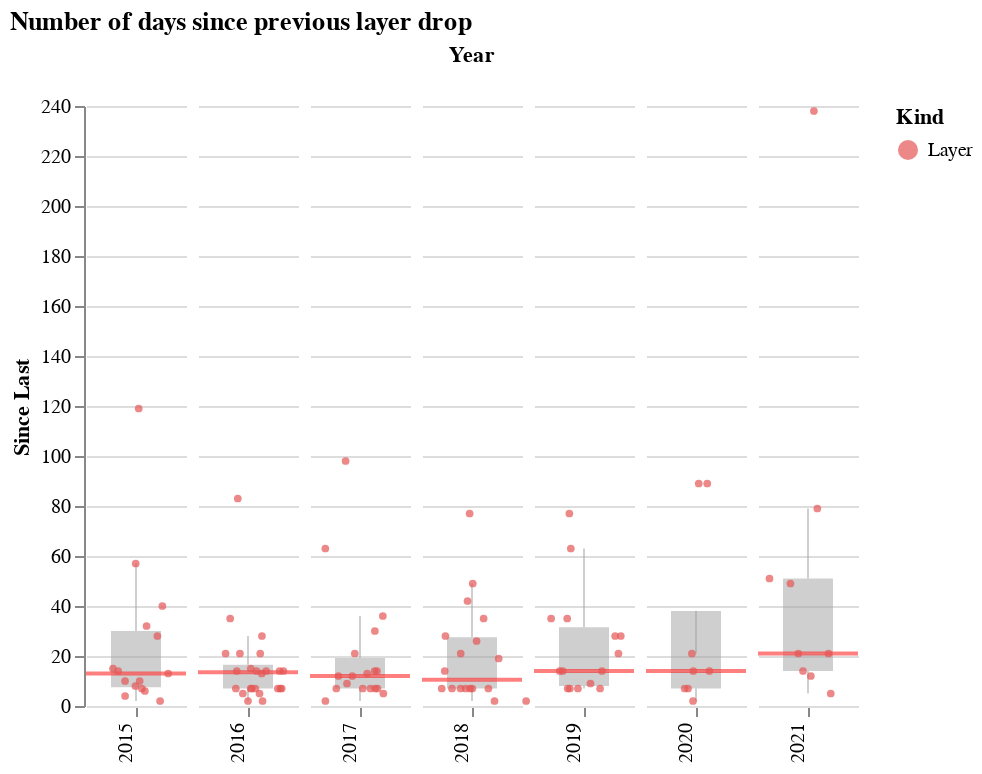

Notebook code cell kept with this figure:
### Code cell
ttdf = since_last_kind_df(tdf, 'Layer')
ttdf = ttdf[ttdf['Year'] > 2014]
plots.facetted_scatter(ttdf, 
                       'Kind', 
                       kind_sort_order, 
                       'Since Last',
                       color_scale=alt.Scale(range=['#e45756'])).properties(title='Number of days since previous layer drop')

### Figure 1 — Vega-Lite specification as saved in the notebook (floating-point values rounded to 4 significant figures)
{"$schema": "https://vega.github.io/schema/vega-lite/v4.8.1.json", "config": {"facet": {"spacing": 0}, "view": {"continuousHeight": 300, "continuousWidth": 400, "stroke": null}}, "data": {"name": "data-9b20f58e06c8775d62473e0b5ab30d3b"}, "datasets": {"data-9b20f58e06c8775d62473e0b5ab30d3b": [{"Category": "Clothes", "Kind": "Layer", "Price": 495, "Price-2021": 495, "Product": "Extrafleece Fleece", "Release": "2021-10-26T00:00:00", "Since Last": 21, "Type": "Sweater", "Year": 2021}, {"Category": "Clothes", "Kind": "Layer", "Price": 495, "Price-2021": 495, "Product": "Experiment 288 - Futurecore Warmshirt", "Release": "2021-10-05T00:00:00", "Since Last": 5, "Type": "Outerwear", "Year": 2021}, {"Category": "Clothes", "Kind": "Layer", "Price": 475, "Price-2021": 475, "Product": "Futurecore Track Jacket", "Release": "2021-09-30T00:00:00", "Since Last": 79, "Type": "Outerwear", "Year": 2021}, {"Category": "Clothes", "Kind": "Layer", "Price": 666, "Price-2021": 668, "Product": "Experiment 271 - Injex Jumpsuit", "Release": "2021-07-13T00:00:00", "Since Last": 21, "Type": "Outerwear", "Year": 2021}, {"Category": "Clothes", "Kind": "Layer", "Price": 175, "Price-2021": 176, "Product": "Grid Linen Hoodie", "Release": "2021-06-22T00:00:00", "Since Last": 14, "Type": "Hoodie", "Year": 2021}, {"Category": "Clothes", "Kind": "Layer", "Price": 125, "Price-2021": 125, "Product": "Beach Thing", "Release": "2021-06-08T00:00:00", "Since Last": 12, "Type": "Poncho", "Year": 2021}, {"Category": "Clothes", "Kind": "Layer", "Price": 365, "Price-2021": 369, "Product": "Experiment 269 - Injex Base", "Release": "2021-05-27T00:00:00", "Since Last": 49, "Type": "Hood", "Year": 2021}, {"Category": "Clothes", "Kind": "Layer", "Price": 495, "Price-2021": 503, "Product": "Workcloth OG Shank Jacket", "Release": "2021-04-08T00:00:00", "Since Last": 51, "Type": "Outerwear", "Year": 2021}, {"Category": "Clothes", "Kind": "Layer", "Price": 595, "Price-2021": 611, "Product": "Duckcloth Shank Jacket", "Release": "2021-02-16T00:00:00", "Since Last": 238, "Type": "Outerwear", "Year": 2021}, {"Category": "Clothes", "Kind": "Layer", "Price": 125, "Price-2021": 130, "Product": "Beach Thing", "Release": "2020-06-23T00:00:00", "Since Last": 14, "Type": "Poncho", "Year": 2020}, {"Category": "Clothes", "Kind": "Layer", "Price": 650, "Price-2021": 677, "Product": "Injected Linen Blazer", "Release": "2020-06-09T00:00:00", "Since Last": 89, "Type": "Blazer", "Year": 2020}, {"Category": "Clothes", "Kind": "Layer", "Price": 795, "Price-2021": 829, "Product": "Experiment 231 - Heavy Fourway Nicer Jacket", "Release": "2020-03-12T00:00:00", "Since Last": 2, "Type": "Outerwear", "Year": 2020}, {"Category": "Clothes", "Kind": "Layer", "Price": 750, "Price-2021": 782, "Product": "Supermarine Clean Jacket", "Release": "2020-03-10T00:00:00", "Since Last": 14, "Type": "Outerwear", "Year": 2020}, {"Category": "Clothes", "Kind": "Layer", "Price": 777, "Price-2021": 810, "Product": "Experiment 226 - Stronglinen Dart Jacket", "Release": "2020-02-25T00:00:00", "Since Last": 7, "Type": "Outerwear", "Year": 2020}, {"Category": "Clothes", "Kind": "Layer", "Price": 1600, "Price-2021": 1669, "Product": "Experiment 220 - Neoshell Fishtail", "Release": "2020-02-18T00:00:00", "Since Last": 7, "Type": "Outerwear", "Year": 2020}, {"Category": "Clothes", "Kind": "Layer", "Price": 225, "Price-2021": 234, "Product": "Experiment 219 - Futuretrainers", "Release": "2020-02-11T00:00:00", "Since Last": 21, "Type": "Sweatpants", "Year": 2020}, {"Category": "Clothes", "Kind": "Layer", "Price": 895, "Price-2021": 935, "Product": "Experiment 217 - Strongform Safari Shank", "Release": "2020-01-21T00:00:00", "Since Last": 89, "Type": "Outerwear", "Year": 2020}, {"Category": "Clothes", "Kind": "Layer", "Price": 650, "Price-2021": 682, "Product": "Experiment 196 - Neoextrafleece", "Release": "2019-10-24T00:00:00", "Since Last": 9, "Type": "Outerwear", "Year": 2019}, {"Category": "Clothes", "Kind": "Layer", "Price": 295, "Price-2021": 309, "Product": "Experiment 190 - Futurecharge 60 Shirt", "Release": "2019-10-15T00:00:00", "Since Last": 14, "Type": "Outerwear", "Year": 2019}, {"Category": "Clothes", "Kind": "Layer", "Price": 365, "Price-2021": 383, "Product": "Extrafleece Funnelneck", "Release": "2019-10-01T00:00:00", "Since Last": 7, "Type": "Sweater", "Year": 2019}, {"Category": "Clothes", "Kind": "Layer", "Price": 995, "Price-2021": 1045, "Product": "Duckcloth Slash Fortress", "Release": "2019-09-24T00:00:00", "Since Last": 7, "Type": "Outerwear", "Year": 2019}, {"Category": "Clothes", "Kind": "Layer", "Price": 375, "Price-2021": 394, "Product": "Warmform Merino Zipfront", "Release": "2019-09-17T00:00:00", "Since Last": 7, "Type": "Sweater", "Year": 2019}, {"Category": "Clothes", "Kind": "Layer", "Price": 395, "Price-2021": 415, "Product": "Hard/Co Merino Hoodie", "Release": "2019-09-10T00:00:00", "Since Last": 63, "Type": "Hoodie", "Year": 2019}, {"Category": "Clothes", "Kind": "Layer", "Price": 495, "Price-2021": 521, "Product": "Experiment 174 - Injected Linen Poncho", "Release": "2019-07-09T00:00:00", "Since Last": 21, "Type": "Poncho", "Year": 2019}, {"Category": "Clothes", "Kind": "Layer", "Price": 125, "Price-2021": 131, "Product": "Beach Thing", "Release": "2019-06-18T00:00:00", "Since Last": 28, "Type": "Poncho", "Year": 2019}, {"Category": "Clothes", "Kind": "Layer", "Price": 595, "Price-2021": 628, "Product": "Experiment 173 - Stronglinen Carry Vest", "Release": "2019-05-21T00:00:00", "Since Last": 14, "Type": "Vest", "Year": 2019}, {"Category": "Clothes", "Kind": "Layer", "Price": 365, "Price-2021": 385, "Product": "Experiment 163 - Ultra Ultra Nice Jacket", "Release": "2019-05-07T00:00:00", "Since Last": 35, "Type": "Outerwear", "Year": 2019}, {"Category": "Clothes", "Kind": "Layer", "Price": 995, "Price-2021": 1052, "Product": "Experiment 160 - Dystrong Articulated Jacket", "Release": "2019-04-02T00:00:00", "Since Last": 35, "Type": "Outerwear", "Year": 2019}, {"Category": "Clothes", "Kind": "Layer", "Price": 395, "Price-2021": 419, "Product": "Hard/Co Merino Hoodie", "Release": "2019-02-26T00:00:00", "Since Last": 28, "Type": "Hoodie", "Year": 2019}, {"Category": "Clothes", "Kind": "Layer", "Price": 495, "Price-2021": 526, "Product": "Supermarine Clean Jacket", "Release": "2019-01-29T00:00:00", "Since Last": 14, "Type": "Outerwear", "Year": 2019}, {"Category": "Clothes", "Kind": "Layer", "Price": 198, "Price-2021": 210, "Product": "Experiment 147 - Extrawinter Hood", "Release": "2019-01-15T00:00:00", "Since Last": 7, "Type": "Hood", "Year": 2019}, {"Category": "Clothes", "Kind": "Layer", "Price": 365, "Price-2021": 388, "Product": "Warmform Merino Qzip", "Release": "2019-01-08T00:00:00", "Since Last": 77, "Type": "Sweater", "Year": 2019}, {"Category": "Clothes", "Kind": "Layer", "Price": 950, "Price-2021": 1014, "Product": "Experiment 118 - Prodigy Mutation", "Release": "2018-10-23T00:00:00", "Since Last": 7, "Type": "Outerwear", "Year": 2018}, {"Category": "Clothes", "Kind": "Layer", "Price": 750, "Price-2021": 800, "Product": "Shelter from the Storm", "Release": "2018-10-16T00:00:00", "Since Last": 7, "Type": "Outerwear", "Year": 2018}, {"Category": "Clothes", "Kind": "Layer", "Price": 675, "Price-2021": 720, "Product": "Strongwool Topcoat", "Release": "2018-10-09T00:00:00", "Since Last": 7, "Type": "Outerwear", "Year": 2018}, {"Category": "Clothes", "Kind": "Layer", "Price": 150, "Price-2021": 160, "Product": "Extrafleece Poncho", "Release": "2018-10-02T00:00:00", "Since Last": 7, "Type": "Poncho", "Year": 2018}, {"Category": "Clothes", "Kind": "Layer", "Price": 295, "Price-2021": 315, "Product": "Hard/Co Merino Crewneck", "Release": "2018-09-25T00:00:00", "Since Last": 14, "Type": "Sweater", "Year": 2018}, {"Category": "Clothes", "Kind": "Layer", "Price": 980, "Price-2021": 1047, "Product": "Experiment 106 - Supermarine Trench", "Release": "2018-09-11T00:00:00", "Since Last": 42, "Type": "Outerwear", "Year": 2018}, {"Category": "Clothes", "Kind": "Layer", "Price": 888, "Price-2021": 951, "Product": "Experiment 101 - Supermarine Sunchannel Poncho", "Release": "2018-07-31T00:00:00", "Since Last": 7, "Type": "Poncho", "Year": 2018}, {"Category": "Clothes", "Kind": "Layer", "Price": 575, "Price-2021": 616, "Product": "Experiment 105 - Workcloth Hooded Shank", "Release": "2018-07-24T00:00:00", "Since Last": 26, "Type": "Outerwear", "Year": 2018}, {"Category": "Clothes", "Kind": "Layer", "Price": 495, "Price-2021": 530, "Product": "Experiment 092 - F.Cloth Sun Parka", "Release": "2018-06-28T00:00:00", "Since Last": 2, "Type": "Outerwear", "Year": 2018}, {"Category": "Clothes", "Kind": "Layer", "Price": 695, "Price-2021": 745, "Product": "Experiment 095 - Open Wool Freejacket", "Release": "2018-06-26T00:00:00", "Since Last": 19, "Type": "Outerwear", "Year": 2018}, {"Category": "Clothes", "Kind": "Layer", "Price": 695, "Price-2021": 745, "Product": "Experiment 093 - Ramiecrush Park Blazer", "Release": "2018-06-07T00:00:00", "Since Last": 2, "Type": "Blazer", "Year": 2018}, {"Category": "Clothes", "Kind": "Layer", "Price": 650, "Price-2021": 697, "Product": "Injected Linen Blazer", "Release": "2018-06-05T00:00:00", "Since Last": 7, "Type": "Blazer", "Year": 2018}, {"Category": "Clothes", "Kind": "Layer", "Price": 999, "Price-2021": 1072, "Product": "Experiment 091 - Dystrong Shank", "Release": "2018-05-29T00:00:00", "Since Last": 21, "Type": "Outerwear", "Year": 2018}, {"Category": "Clothes", "Kind": "Layer", "Price": 365, "Price-2021": 391, "Product": "Experiment 078 - Injected Linen Tunic", "Release": "2018-05-08T00:00:00", "Since Last": 35, "Type": "Tunic", "Year": 2018}, {"Category": "Clothes", "Kind": "Layer", "Price": 125, "Price-2021": 134, "Product": "Beach Thing", "Release": "2018-04-03T00:00:00", "Since Last": 28, "Type": "Poncho", "Year": 2018}, {"Category": "Clothes", "Kind": "Layer", "Price": 295, "Price-2021": 318, "Product": "Ultra Ultra Track Jacket", "Release": "2018-03-06T00:00:00", "Since Last": 7, "Type": "Outerwear", "Year": 2018}, {"Category": "Clothes", "Kind": "Layer", "Price": 295, "Price-2021": 318, "Product": "Hard/Co Merino Crewneck", "Release": "2018-02-27T00:00:00", "Since Last": 49, "Type": "Sweater", "Year": 2018}, {"Category": "Clothes", "Kind": "Layer", "Price": 995, "Price-2021": 1077, "Product": "Experiment 063 - Supermarine Slash Parka", "Release": "2018-01-09T00:00:00", "Since Last": 77, "Type": "Outerwear", "Year": 2018}, {"Category": "Clothes", "Kind": "Layer", "Price": 777, "Price-2021": 845, "Product": "Strongwool Topcoat", "Release": "2017-10-24T00:00:00", "Since Last": 7, "Type": "Outerwear", "Year": 2017}, {"Category": "Clothes", "Kind": "Layer", "Price": 595, "Price-2021": 647, "Product": "Experiment 045 - Doublewool Hooded Vest", "Release": "2017-10-17T00:00:00", "Since Last": 7, "Type": "Vest", "Year": 2017}, {"Category": "Clothes", "Kind": "Layer", "Price": 395, "Price-2021": 429, "Product": "Experiment 042 - Strongwool Fleece Hoodie", "Release": "2017-10-10T00:00:00", "Since Last": 12, "Type": "Hoodie", "Year": 2017}, {"Category": "Clothes", "Kind": "Layer", "Price": 425, "Price-2021": 463, "Product": "Alphacharge Track Jacket", "Release": "2017-09-28T00:00:00", "Since Last": 2, "Type": "Outerwear", "Year": 2017}, {"Category": "Clothes", "Kind": "Layer", "Price": 250, "Price-2021": 272, "Product": "Doublefine Merino Pullover Hoodie", "Release": "2017-09-26T00:00:00", "Since Last": 7, "Type": "Hoodie", "Year": 2017}, {"Category": "Clothes", "Kind": "Layer", "Price": 625, "Price-2021": 681, "Product": "Deck Jacket", "Release": "2017-09-19T00:00:00", "Since Last": 13, "Type": "Outerwear", "Year": 2017}, {"Category": "Clothes", "Kind": "Layer", "Price": 198, "Price-2021": 215, "Product": "Co/Weight Crewneck Sweatshirt", "Release": "2017-09-06T00:00:00", "Since Last": 36, "Type": "Sweater", "Year": 2017}, {"Category": "Clothes", "Kind": "Layer", "Price": 350, "Price-2021": 382, "Product": "Experiment 037 - Linoco Soft Jacket", "Release": "2017-08-01T00:00:00", "Since Last": 7, "Type": "Outerwear", "Year": 2017}, {"Category": "Clothes", "Kind": "Layer", "Price": 425, "Price-2021": 464, "Product": "Experiment 028 - Injected Linen Parka", "Release": "2017-07-25T00:00:00", "Since Last": 5, "Type": "Outerwear", "Year": 2017}, {"Category": "Clothes", "Kind": "Layer", "Price": 495, "Price-2021": 541, "Product": "Experiment 026 - Ultra Ultra Poncho", "Release": "2017-07-20T00:00:00", "Since Last": 30, "Type": "Poncho", "Year": 2017}, {"Category": "Clothes", "Kind": "Layer", "Price": 198, "Price-2021": 216, "Product": "Ultralight Track Pants", "Release": "2017-06-20T00:00:00", "Since Last": 12, "Type": "Sweatpants", "Year": 2017}, {"Category": "Clothes", "Kind": "Layer", "Price": 150, "Price-2021": 164, "Product": "Beach Thing", "Release": "2017-06-08T00:00:00", "Since Last": 9, "Type": "Outerwear", "Year": 2017}, {"Category": "Clothes", "Kind": "Layer", "Price": 425, "Price-2021": 466, "Product": "Injected Linen Hooded", "Release": "2017-05-30T00:00:00", "Since Last": 7, "Type": "Outerwear", "Year": 2017}, {"Category": "Clothes", "Kind": "Layer", "Price": 198, "Price-2021": 217, "Product": "Experiment 022 - Dreamweight Hoodie", "Release": "2017-05-23T00:00:00", "Since Last": 14, "Type": "Hoodie", "Year": 2017}, {"Category": "Clothes", "Kind": "Layer", "Price": 495, "Price-2021": 542, "Product": "Injected Linen Doublebreasted", "Release": "2017-05-09T00:00:00", "Since Last": 63, "Type": "Outerwear", "Year": 2017}, {"Category": "Clothes", "Kind": "Layer", "Price": 295, "Price-2021": 324, "Product": "Ultralight Track Jacket", "Release": "2017-03-07T00:00:00", "Since Last": 14, "Type": "Outerwear", "Year": 2017}, {"Category": "Clothes", "Kind": "Layer", "Price": 420, "Price-2021": 462, "Product": "60/30 Jacket", "Release": "2017-02-21T00:00:00", "Since Last": 21, "Type": "Outerwear", "Year": 2017}, {"Category": "Clothes", "Kind": "Layer", "Price": 198, "Price-2021": 218, "Product": "Co/Weight Crewneck Sweatshirt", "Release": "2017-01-31T00:00:00", "Since Last": 98, "Type": "Sweater", "Year": 2017}, {"Category": "Clothes", "Kind": "Layer", "Price": 225, "Price-2021": 248, "Product": "Doublefine Merino Pullover", "Release": "2016-10-25T00:00:00", "Since Last": 7, "Type": "Sweater", "Year": 2016}, {"Category": "Clothes", "Kind": "Layer", "Price": 333, "Price-2021": 368, "Product": "Alphacharge Vest", "Release": "2016-10-18T00:00:00", "Since Last": 7, "Type": "Vest", "Year": 2016}, {"Category": "Clothes", "Kind": "Layer", "Price": 333, "Price-2021": 368, "Product": "Alphacore Short Sleeve", "Release": "2016-10-11T00:00:00", "Since Last": 5, "Type": "Sweater", "Year": 2016}, {"Category": "Clothes", "Kind": "Layer", "Price": 225, "Price-2021": 248, "Product": "Doublefine Merino Pullover", "Release": "2016-10-06T00:00:00", "Since Last": 2, "Type": "Sweater", "Year": 2016}, {"Category": "Clothes", "Kind": "Layer", "Price": 325, "Price-2021": 359, "Product": "Strongwool Funnelneck Fleece", "Release": "2016-10-04T00:00:00", "Since Last": 5, "Type": "Sweater", "Year": 2016}, {"Category": "Clothes", "Kind": "Layer", "Price": 240, "Price-2021": 265, "Product": "Doublefine Merino Cardigan", "Release": "2016-09-29T00:00:00", "Since Last": 2, "Type": "Sweater", "Year": 2016}, {"Category": "Clothes", "Kind": "Layer", "Price": 1250, "Price-2021": 1385, "Product": "Experiment 014 - High Tenacity Neoshell Trench", "Release": "2016-09-27T00:00:00", "Since Last": 21, "Type": "Outerwear", "Year": 2016}, {"Category": "Clothes", "Kind": "Layer", "Price": 225, "Price-2021": 249, "Product": "Co/Weight Merino Pullover Hoodie", "Release": "2016-09-06T00:00:00", "Since Last": 7, "Type": "Hoodie", "Year": 2016}, {"Category": "Clothes", "Kind": "Layer", "Price": 750, "Price-2021": 832, "Product": "Liberated Wool Dufflecoat", "Release": "2016-08-30T00:00:00", "Since Last": 7, "Type": "Outerwear", "Year": 2016}, {"Category": "Clothes", "Kind": "Layer", "Price": 275, "Price-2021": 305, "Product": "Experiment 013 - Soft Jacket", "Release": "2016-08-23T00:00:00", "Since Last": 7, "Type": "Outerwear", "Year": 2016}, {"Category": "Clothes", "Kind": "Layer", "Price": 595, "Price-2021": 660, "Product": "Supermarine Soft Core Bomber", "Release": "2016-08-16T00:00:00", "Since Last": 35, "Type": "Outerwear", "Year": 2016}, {"Category": "Clothes", "Kind": "Layer", "Price": 495, "Price-2021": 550, "Product": "Experiment 007 - Garment Dyed Shank", "Release": "2016-07-12T00:00:00", "Since Last": 14, "Type": "Outerwear", "Year": 2016}, {"Category": "Clothes", "Kind": "Layer", "Price": 495, "Price-2021": 551, "Product": "Experiment 005  - Safari Shank", "Release": "2016-06-28T00:00:00", "Since Last": 28, "Type": "Outerwear", "Year": 2016}, {"Category": "Clothes", "Kind": "Layer", "Price": 395, "Price-2021": 440, "Product": "Freeshell", "Release": "2016-05-31T00:00:00", "Since Last": 7, "Type": "Outerwear", "Year": 2016}, {"Category": "Clothes", "Kind": "Layer", "Price": 298, "Price-2021": 332, "Product": "Openweight Merino Thing", "Release": "2016-05-24T00:00:00", "Since Last": 14, "Type": "Outerwear", "Year": 2016}, {"Category": "Clothes", "Kind": "Layer", "Price": 365, "Price-2021": 406, "Product": "Mesh Freeshell", "Release": "2016-05-10T00:00:00", "Since Last": 14, "Type": "Outerwear", "Year": 2016}, {"Category": "Clothes", "Kind": "Layer", "Price": 575, "Price-2021": 641, "Product": "60/30 Big Blazer", "Release": "2016-04-26T00:00:00", "Since Last": 14, "Type": "Blazer", "Year": 2016}, {"Category": "Clothes", "Kind": "Layer", "Price": 495, "Price-2021": 552, "Product": "Experiment 001 - Track Jacket", "Release": "2016-04-12T00:00:00", "Since Last": 21, "Type": "Outerwear", "Year": 2016}, {"Category": "Clothes", "Kind": "Layer", "Price": 395, "Price-2021": 442, "Product": "Shank Jacket", "Release": "2016-03-22T00:00:00", "Since Last": 21, "Type": "Outerwear", "Year": 2016}, {"Category": "Clothes", "Kind": "Layer", "Price": 550, "Price-2021": 615, "Product": "SMB-1", "Release": "2016-03-01T00:00:00", "Since Last": 14, "Type": "Outerwear", "Year": 2016}, {"Category": "Clothes", "Kind": "Layer", "Price": 395, "Price-2021": 442, "Product": "Freeshell", "Release": "2016-02-16T00:00:00", "Since Last": 7, "Type": "Outerwear", "Year": 2016}, {"Category": "Clothes", "Kind": "Layer", "Price": 550, "Price-2021": 616, "Product": "60/30 Blazer", "Release": "2016-02-09T00:00:00", "Since Last": 13, "Type": "Blazer", "Year": 2016}, {"Category": "Clothes", "Kind": "Layer", "Price": 550, "Price-2021": 617, "Product": "60/30 Blazer", "Release": "2016-01-27T00:00:00", "Since Last": 15, "Type": "Blazer", "Year": 2016}, {"Category": "Clothes", "Kind": "Layer", "Price": 240, "Price-2021": 269, "Product": "Doublefine Merino Cardigan", "Release": "2016-01-12T00:00:00", "Since Last": 83, "Type": "Sweater", "Year": 2016}, {"Category": "Clothes", "Kind": "Layer", "Price": 750, "Price-2021": 844, "Product": "Liberated Wool Dufflecoat", "Release": "2015-10-21T00:00:00", "Since Last": 8, "Type": "Outerwear", "Year": 2015}, {"Category": "Clothes", "Kind": "Layer", "Price": 275, "Price-2021": 309, "Product": "Doublefine Merino Hoodie", "Release": "2015-10-13T00:00:00", "Since Last": 6, "Type": "Hoodie", "Year": 2015}, {"Category": "Clothes", "Kind": "Layer", "Price": 225, "Price-2021": 253, "Product": "Doublefine Merino Sweatpants", "Release": "2015-10-07T00:00:00", "Since Last": 4, "Type": "Sweatpants", "Year": 2015}, {"Category": "Clothes", "Kind": "Layer", "Price": 275, "Price-2021": 309, "Product": "Doublefine Merino Hoodie", "Release": "2015-10-03T00:00:00", "Since Last": 10, "Type": "Hoodie", "Year": 2015}, {"Category": "Clothes", "Kind": "Layer", "Price": 225, "Price-2021": 253, "Product": "Doublefine Merino Pullover", "Release": "2015-09-23T00:00:00", "Since Last": 14, "Type": "Sweater", "Year": 2015}, {"Category": "Clothes", "Kind": "Layer", "Price": 595, "Price-2021": 670, "Product": "Supermarine Soft Core Bomber", "Release": "2015-09-09T00:00:00", "Since Last": 40, "Type": "Outerwear", "Year": 2015}, {"Category": "Clothes", "Kind": "Layer", "Price": 365, "Price-2021": 412, "Product": "Public Prototype 012", "Release": "2015-07-31T00:00:00", "Since Last": 10, "Type": "Outerwear", "Year": 2015}, {"Category": "Clothes", "Kind": "Layer", "Price": 225, "Price-2021": 254, "Product": "Doublefine Merino Sweatpants", "Release": "2015-07-21T00:00:00", "Since Last": 7, "Type": "Sweatpants", "Year": 2015}, {"Category": "Clothes", "Kind": "Layer", "Price": 325, "Price-2021": 366, "Product": "Public Prototype 010", "Release": "2015-07-14T00:00:00", "Since Last": 15, "Type": "Vest", "Year": 2015}, {"Category": "Clothes", "Kind": "Layer", "Price": 365, "Price-2021": 412, "Product": "Freeshell", "Release": "2015-06-29T00:00:00", "Since Last": 32, "Type": "Outerwear", "Year": 2015}, {"Category": "Clothes", "Kind": "Layer", "Price": 275, "Price-2021": 311, "Product": "Public Prototype 007", "Release": "2015-05-28T00:00:00", "Since Last": 2, "Type": "Hoodie", "Year": 2015}, {"Category": "Clothes", "Kind": "Layer", "Price": 550, "Price-2021": 622, "Product": "60/30 Blazer", "Release": "2015-05-26T00:00:00", "Since Last": 13, "Type": "Blazer", "Year": 2015}, {"Category": "Clothes", "Kind": "Layer", "Price": 188, "Price-2021": 212, "Product": "Cowlhood", "Release": "2015-05-13T00:00:00", "Since Last": 28, "Type": "Sweater", "Year": 2015}, {"Category": "Clothes", "Kind": "Layer", "Price": 165, "Price-2021": 186, "Product": "Airspace Transparent Pullover", "Release": "2015-04-15T00:00:00", "Since Last": 57, "Type": "Sweater", "Year": 2015}, {"Category": "Clothes", "Kind": "Layer", "Price": 225, "Price-2021": 255, "Product": "Public Prototype 001", "Release": "2015-02-17T00:00:00", "Since Last": 119, "Type": "Sweater", "Year": 2015}]}, "facet": {"column": {"field": "Year", "header": {"labelAlign": "right", "labelAngle": -90, "labelOrient": "bottom", "labelPadding": 3, "titleOrient": "top"}, "type": "ordinal"}}, "spec": {"layer": [{"encoding": {"y": {"axis": {}, "field": "Since Last", "scale": {}, "type": "quantitative"}}, "mark": {"color": "#A0A0A0", "opacity": 0.5, "outliers": false, "size": 25, "type": "boxplot"}, "width": 50}, {"layer": [{"encoding": {"y": {"aggregate": "median", "field": "Since Last", "type": "quantitative"}}, "mark": {"color": "red", "opacity": 0.5, "size": 2, "type": "rule"}, "width": 50}, {"encoding": {"color": {"field": "Kind", "scale": {"range": ["#e45756"]}, "sort": ["Bottom", "Top", "Layer"], "type": "nominal"}, "tooltip": [{"field": "Product", "type": "nominal"}, {"field": "Price", "type": "quantitative"}, {"field": "Price-2021", "type": "quantitative"}, {"field": "Since Last", "type": "quantitative"}], "x": {"axis": {"grid": false, "labels": false, "ticks": true, "values": [0]}, "field": "jitter", "scale": {}, "title": null, "type": "quantitative"}, "y": {"axis": {}, "field": "Since Last", "scale": {}, "type": "quantitative"}}, "mark": {"opacity": 0.7, "size": 15, "type": "circle"}, "transform": [{"as": "jitter", "calculate": "sqrt(-2*log(random()))*cos(2*PI*random())"}], "width": 50}]}]}, "title": "Number of days since previous layer drop"}
